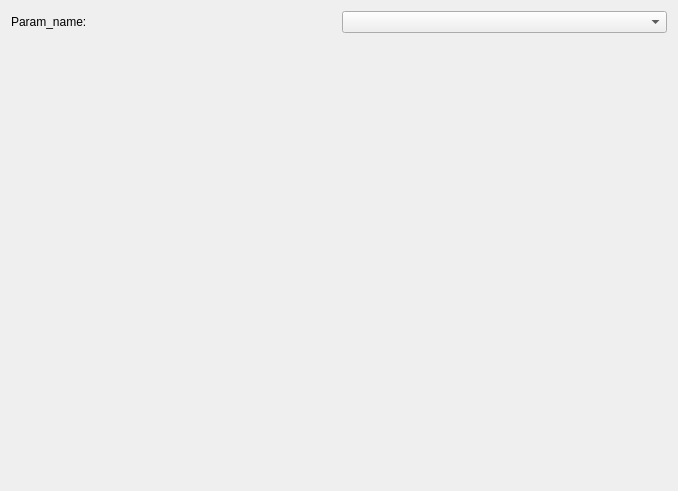
<?xml version="1.0" encoding="UTF-8"?>
<ui version="4.0">
 <class>WImport</class>
 <widget class="QWidget" name="WImport">
  <property name="geometry">
   <rect>
    <x>0</x>
    <y>0</y>
    <width>678</width>
    <height>491</height>
   </rect>
  </property>
  <property name="sizePolicy">
   <sizepolicy hsizetype="Preferred" vsizetype="Minimum">
    <horstretch>0</horstretch>
    <verstretch>0</verstretch>
   </sizepolicy>
  </property>
  <property name="minimumSize">
   <size>
    <width>0</width>
    <height>0</height>
   </size>
  </property>
  <property name="windowTitle">
   <string>Form</string>
  </property>
  <layout class="QVBoxLayout" name="main_layout">
   <item>
    <layout class="QHBoxLayout" name="horizontalLayout">
     <item>
      <widget class="QLabel" name="in_param">
       <property name="text">
        <string>Param_name: </string>
       </property>
      </widget>
     </item>
     <item>
      <widget class="QComboBox" name="c_type_import"/>
     </item>
    </layout>
   </item>
   <item>
    <widget class="QWidget" name="w_import" native="true"/>
   </item>
  </layout>
 </widget>
 <resources>
  <include location="../../../Resources/pyleecan.qrc"/>
  <include location="../../../Resources/pyleecan.qrc"/>
  <include location="../../../Resources/pyleecan.qrc"/>
 </resources>
 <connections/>
</ui>
